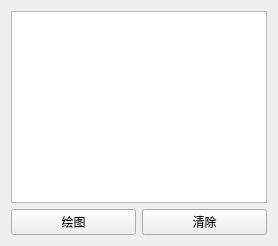
                     <widget class="QWidget" name="computer_info">
                      <layout class="QVBoxLayout" name="verticalLayout_22">
                       <item>
                        <layout class="QVBoxLayout" name="verticalLayout_21">
                         <item>
                          <widget class="QChartView" name="graphicsView"/>
                         </item>
                         <item>
                          <layout class="QHBoxLayout" name="horizontalLayout_6">
                           <item>
                            <widget class="QPushButton" name="btn_draw">
                             <property name="styleSheet">
                              <string notr="true"/>
                             </property>
                             <property name="text">
                              <string>绘图</string>
                             </property>
                            </widget>
                           </item>
                           <item>
                            <widget class="QPushButton" name="btn_graphic_clear">
                             <property name="styleSheet">
                              <string notr="true"/>
                             </property>
                             <property name="text">
                              <string>清除</string>
                             </property>
                            </widget>
                           </item>
                          </layout>
                         </item>
                        </layout>
                       </item>
                      </layout>
                     </widget>
